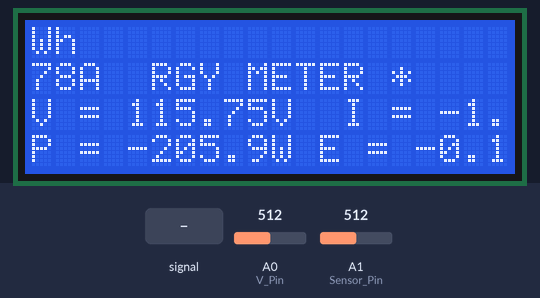
Simulated run of this sketch. Board: Arduino Uno, built with avr-gcc and run on an emulated ATmega328P. Parts: 20×4 character LCD. Inputs (shaded band) come from the test bench; at power-on: A1 (Sensor_Pin) = 512, A0 (V_Pin) = 512.

Above: at 1.2 s.
1.3 s: A1 (Sensor_Pin) fed a 2 Hz sine of ±306 counts around its level
At 1.53 s:
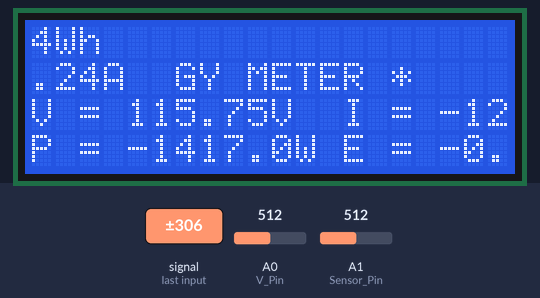
3.4 s: A1 (Sensor_Pin) set to 490
At 4.4 s:
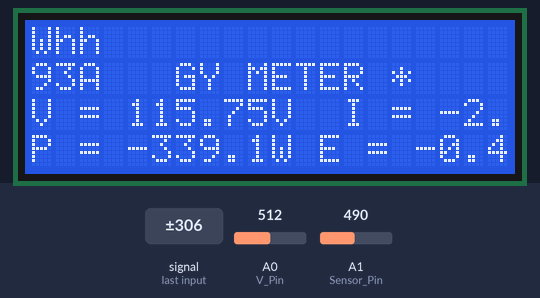
6.4 s: A0 (V_Pin) set to 454
At 7.8 s:
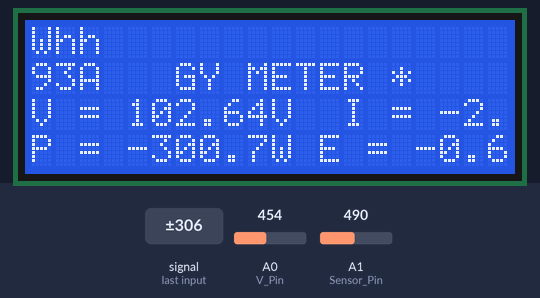
8.0 s: A0 (V_Pin) set to 435
At 9.8 s:
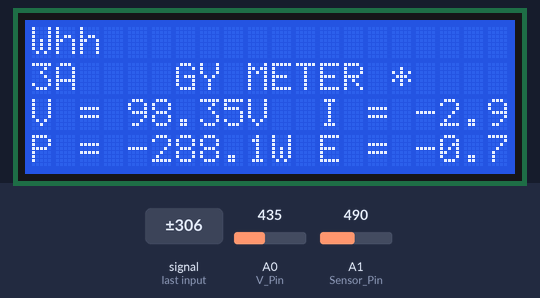
11.0 s: A1 (Sensor_Pin) set to 367
At 12.9 s:
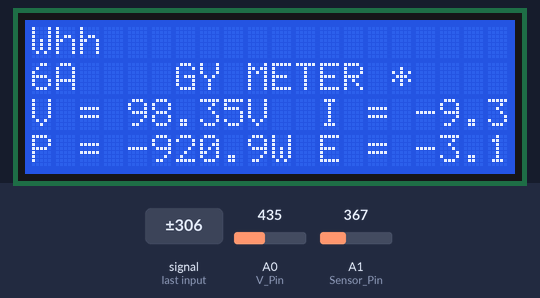
13.5 s: A1 (Sensor_Pin) set to 354
At 37.4 s:
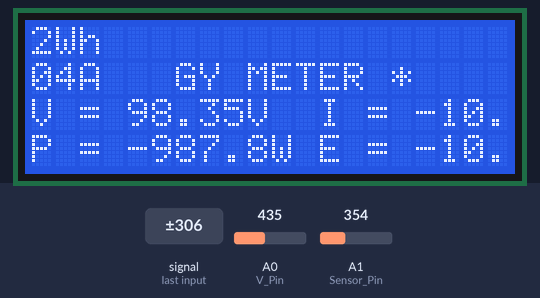
Timing chart, 0 to 38.9 s (numbered marks = the images above; inputs shaded):
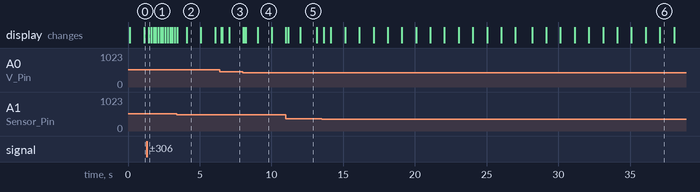

Measured:
- the behaviour switches between 443 and 442 on A0 (V_Pin) (found by bisection; images 3 and 4)
- the behaviour switches between 355 and 354 on A1 (Sensor_Pin) (found by bisection; images 5 and 6)
- after the input at 1.3 s, the display: changes after 0.15 s (image 1)
- after the input at 3.4 s, the display: first changes at once (image 2 shows a later state)
- after the input at 6.4 s, the display: first changes after 0.10 s (image 3 shows a later state)
- after the input at 13.5 s, the display: first changes after 0.15 s (image 6 shows a later state)
- what the display in image 2 shows lasts 1.0 s, from 4.1 s to 5.1 s

The sketch:

Final_Arduino_Code.ino
```cpp
#include <LiquidCrystal.h>
LiquidCrystal lcd(13, 12, 11, 10, 9, 8);
float m = 4.7/14.7;


// ************* Measuring Voltage [STEP DOWN TRANSFORMER (500mA 9-0-9)] ******************

//#include "EmonLib.h"
//EnergyMonitor emon1; // object emon1
const int V_Pin = A0;


// ************** Measuring Current [ACS712 Module (((TO BUY)))] ***************

const int Sensor_Pin = A1; // A1 done
int sensitivity = 66; // 100 : 20A Module & 66 : 30A Module & 185 : 5A
int offsetvoltage = 2666; //2542 mV

void setup(){
  //emon1.voltage(A0,187, 1.7); // V : input pin, calibration, phase_shift

  lcd.begin(20, 4); // LCD's columns x rows matrix
  lcd.setCursor(0,0); //begin
  //lcd.print("***** B321065 *****");
  lcd.setCursor(0,1); // 2nd print
  lcd.print("* ENERGY METER *");
}

void loop(){

//************************* Measuring Voltage ******************************************

  //emon1.calcVI(20,200); // half wavelengths (crossings), time-out
  //int Voltage   = emon1.Vrms;  //Vrms setup

  float Voltage = analogRead(V_Pin);
  Voltage = Voltage*m/sqrt(2);

  lcd.setCursor(0,2);
  lcd.print("V = ");
  lcd.print(Voltage);
  lcd.print("V  ");


//************************* Measuring Current ******************************************
  unsigned int temp=0;
  float maxpoint = 0;
  for(int i=0; i<500; i++){
    if(temp = analogRead(Sensor_Pin), temp > maxpoint){
      maxpoint = temp;
    }
  }
  float ADCvalue = maxpoint;
  double eVoltage = (ADCvalue / 1024.0) * 5000; // mV
  double Current = ((eVoltage - offsetvoltage) / sensitivity);
  double AC_Current = ( Current ) / ( sqrt(2) );

  lcd.print("I = ");
  lcd.print(AC_Current,2);
  lcd.print("A \n");


//************************* Measuring Power ******************************************
  float Power = (Voltage * AC_Current);

  lcd.setCursor(0,3); // 4th print
  lcd.print("P = ");
  lcd.print(Power, 1);
  lcd.print("W ");


//************************* Measuring Energy ******************************************
  long milisec = millis(); // ms
  long time = milisec/1000; //s

  float Energy = (Power*time)/3600; //Watt-sec to Watt-Hr

  lcd.print("E = ");
  lcd.print(Energy,1);
  //lcd.print("*");
  //lcd.print(time);
  lcd.print("Wh");

  delay(100); // ms
}
```
